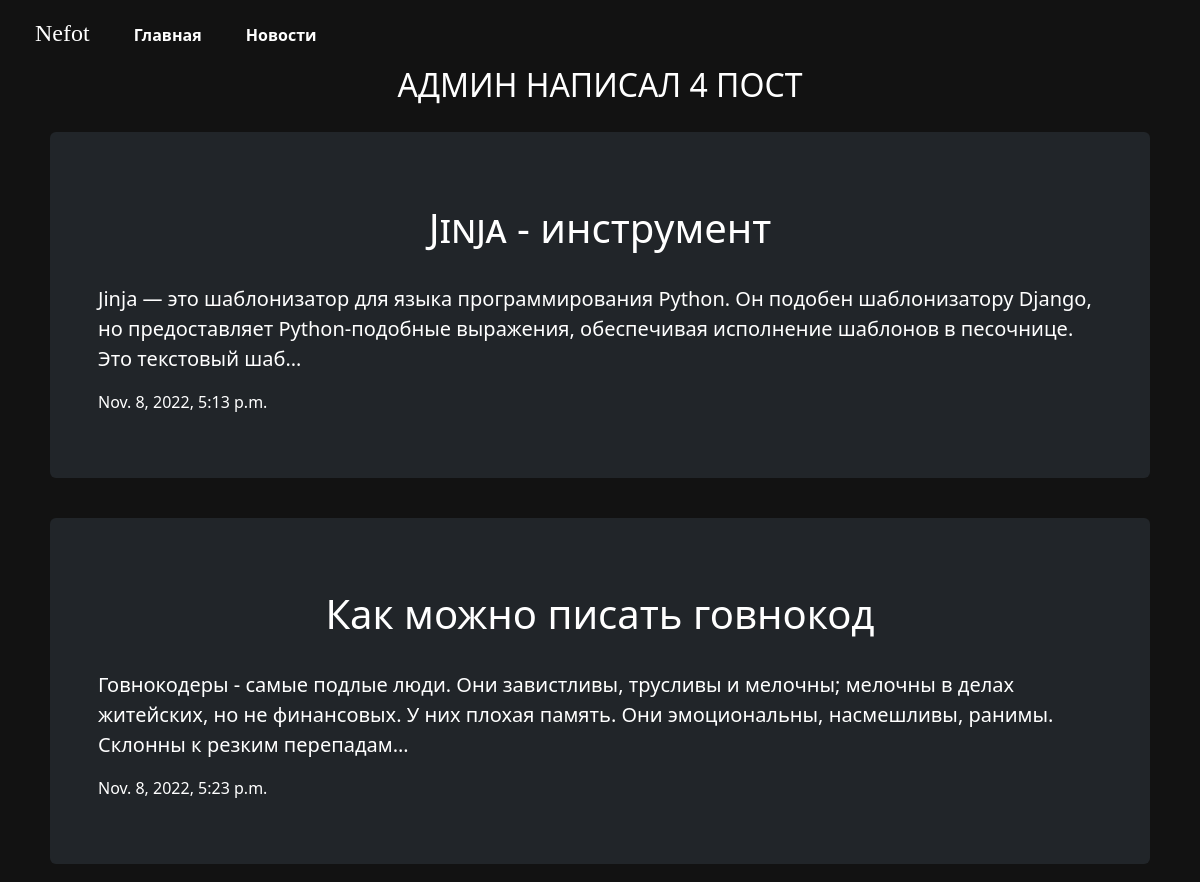
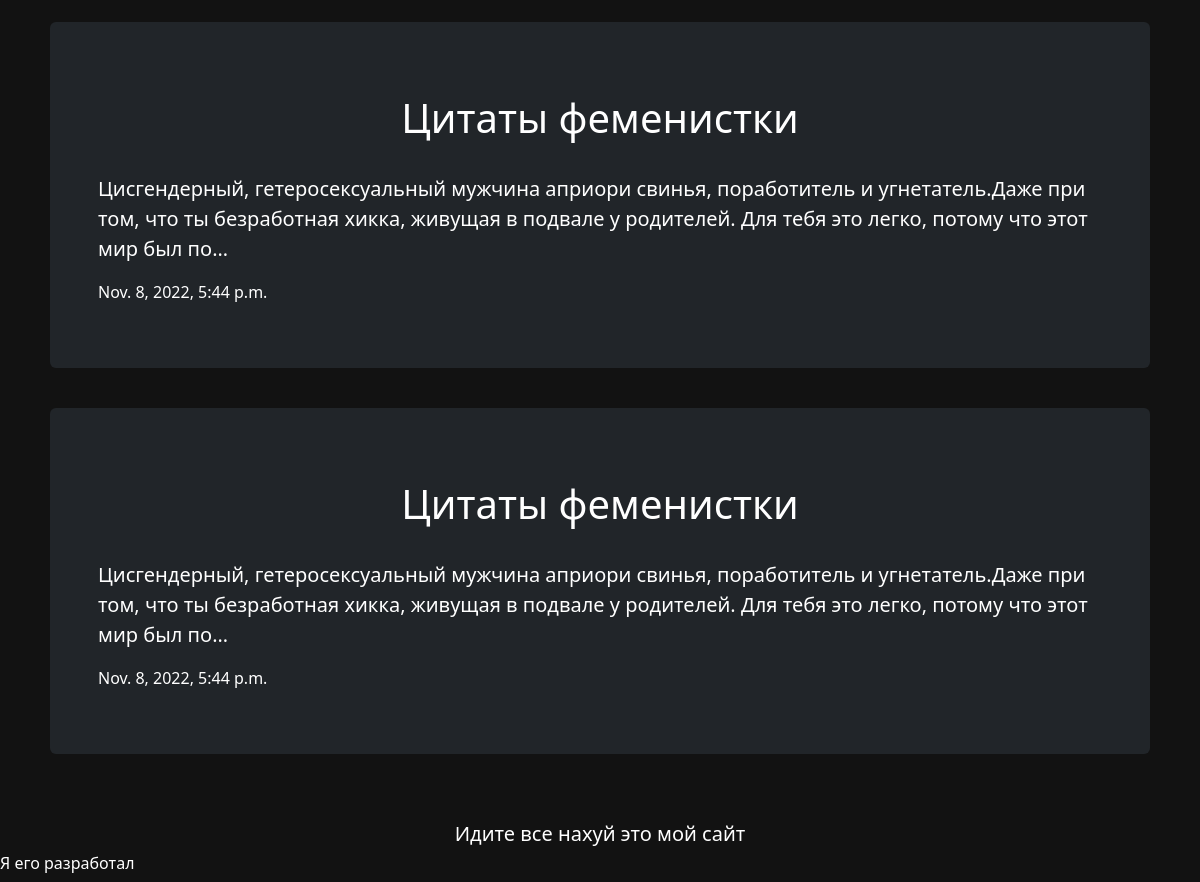
Screenshot of /blog/ with the database file from the repository (2 pictures, top to bottom).
### blog/models.py (models this page shows)
class Blog(models.Model):
    title = models.CharField(max_length=100)
    subtitle = models.CharField(max_length=2550000)
    time = models.DateTimeField(auto_now=False, default=timezone.now)

### blog/views.py (the view)
# urls.py: path('', views.all_blogs,name='all_blogs'),
def all_blogs(request):
    blog = Blog.objects.all()
    return render(request, 'blog/all_blogs.html', {"blog": blog})

### blog/templates/blog/all_blogs.html
{% extends 'blog/base.html' %} {% load static %} {% block content %}
    <h2>АДМИН НАПИСАЛ {{blog.count}} ПОСТ</h2> {% for blog in blog %} <div class="container margin">
  <div class="bg-dark p-5 rounded">
    <a href="{% url 'detail' blog.id %}">
      <h1>{{ blog.title }}</h1>
    </a>
    <p class="lead">{{ blog.subtitle |safe| truncatechars:200}}</p>
    <p>{{ blog.time}}</p>
  </div>
</div> {% endfor %} {% endblock %}

### portfolio/static/home/css/style.css (style rules this page uses)
body { background-color: rgba(18, 18, 18, 1); color: black; }
.h1, .h2, .h3, .h4, .h5, h1, h2, h3, h4, h5 { margin-top: 0; margin-bottom: 0.5rem; font-weight: 500; line-height: 1.2; font-variant-caps: petite-caps; text-align: center; color: white; }
p, h6 { color: white; text-align: left; font-weight: 100; }
.margin { margin: auto; padding: 20px; block-size: auto; }
a { text-decoration: none; color: WHITE; margin: 0 20px; font-weight: 600; }

### rows the page displays
Blog: title "Jinja - инструмент", subtitle "Jinja — это шаблонизатор для языка программирования Python. Он подобен шаблонизатору Django, но предоставляет Python-подобные выражения, обеспечивая исполнение шаблонов в песочнице. Это текстовый шаб…", time "Nov. 8, 2022, 5:13 p.m."
Blog: title "Как можно писать говнокод", subtitle "Говнокодеры - самые подлые люди. Они завистливы, трусливы и мелочны; мелочны в делах житейских, но не финансовых. У них плохая память. Они эмоциональны, насмешливы, ранимы. Склонны к резким перепадам…", time "Nov. 8, 2022, 5:23 p.m."
Blog: title "Цитаты феменистки", subtitle "Цисгендерный, гетеросексуальный мужчина априори свинья, поработитель и угнетатель.Даже при том, что ты безработная хикка, живущая в подвале у родителей. Для тебя это легко, потому что этот мир был по…", time "Nov. 8, 2022, 5:44 p.m."
Blog: title "Цитаты феменистки", subtitle "Цисгендерный, гетеросексуальный мужчина априори свинья, поработитель и угнетатель.Даже при том, что ты безработная хикка, живущая в подвале у родителей. Для тебя это легко, потому что этот мир был по…", time "Nov. 8, 2022, 5:44 p.m."

### other values shown
{{ blog.count }} "4"
